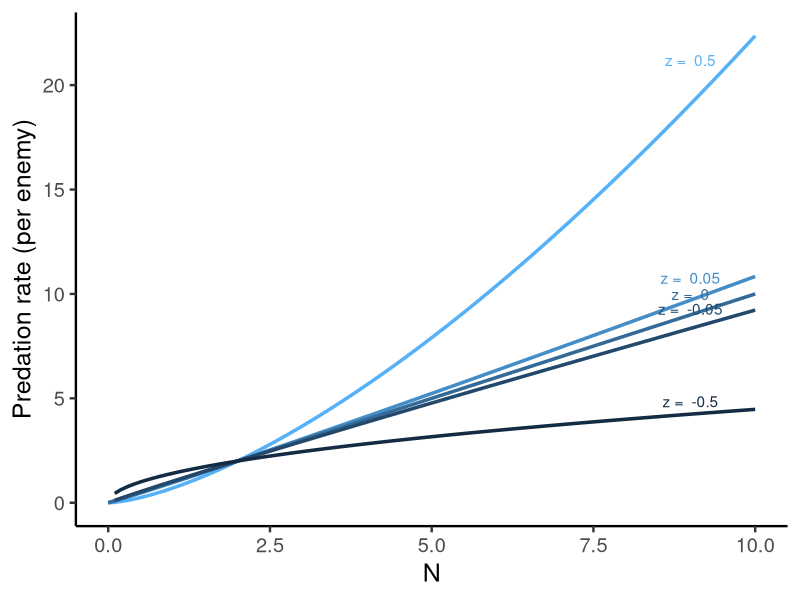

This chart was generated by the following R code:
library(ggplot2)
library(tidyverse)
f <- function(N, s, z){
  y <- N*(s*N)^z
}
library(scales)

zvals <- c(-0.5, -0.05, 0, 0.05,  0.5)
zcols <- seq_gradient_pal(low = "#132B43", high = "#56B1F7")(
  seq(0, 1, length.out = length(zvals)))


ggplot(data = data.frame(N = 0), aes(x = N)) +
  map(rev(zvals), function(z)
    geom_function(fun = f, args = list(s = 0.5, z = z), 
                  colour = zcols[match(z, zvals)], linewidth = 1.2)) +

  map(zvals, function(z) geom_text(aes(x = 9, y = f(9.5, 0.5, z) + 0.5, 
                                       label = paste("z = ", z)), 
                                   colour = zcols[match(z, zvals)])) +
  lims(x = c(0, 10)) + labs(x = "N", y = "Predation rate (per enemy)") +
  theme_classic(base_size = 18) 

